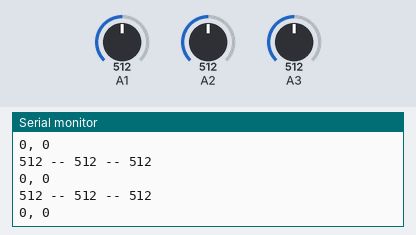
Bench run of a sketch on a simulated Arduino MKR. Shown: the last lines printed to the serial monitor. The inputs (shaded band) are chosen by the test bench; at power-on: A1 = 512, A3 = 512, A2 = 512. WiFi joins after 1.5 s; servers stay silent unless stated.

Above: at 15.7 s.
15.8 s: A1 set to 48
At 16.08 s:
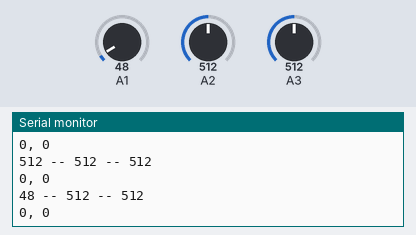
17.3 s: A1 set to 40
At 17.49 s:
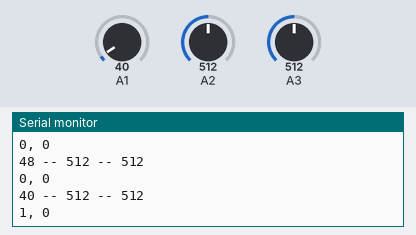
19.0 s: A3 set to 589
At 19.1 s:
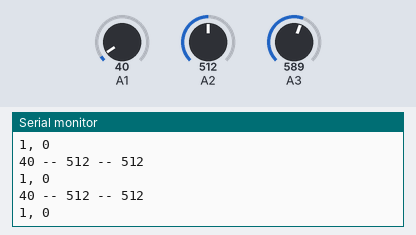
20.5 s: A3 set to 609
At 20.7 s:
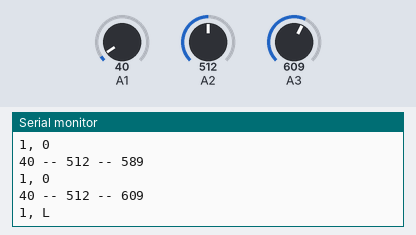
Timing chart, 0 to 23.2 s (numbered marks = the images above; inputs shaded):
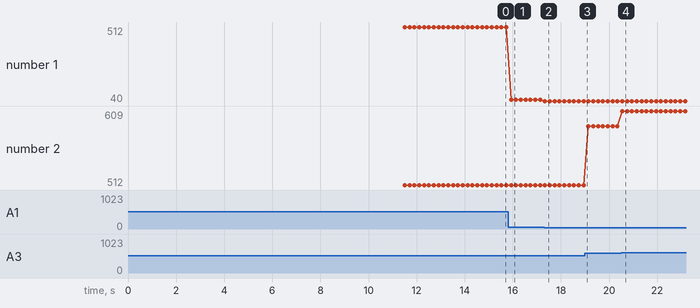

Measured:
- the behaviour switches between 599 and 600 on A3 (found by bisection; images 3 and 4)
- after the input at 15.8 s, the serial monitor: prints a new line after 0.13 s (image 1)
- after the input at 17.3 s, the serial monitor: prints a new line at once (image 2)
- after the input at 20.5 s, the serial monitor: prints a new line after 0.05 s (image 4)
- plotted number 1: 512 → 48 after the input at 15.8 s, 48 → 40 after the input at 17.3 s
- plotted number 2: 512 → 589 after the input at 19.0 s, 589 → 609 after the input at 20.5 s

The sketch:

Arduino.ino
```cpp
#include <SPI.h>
#include <WiFi101.h>
#include <WiFiUdp.h>

int ledPin = 6;
int s2,s3,s4;
int status = WL_IDLE_STATUS;
char ssid[] = "batman"; //WiFi Network Name
char pass[] = "Fear!$an3lement"; //WiFi Network Password
int keyIndex = 0;
unsigned int localPort = 6661;
char packetBuffer[255];
char  ReplyBuffer[] = "OFF";

WiFiUDP Udp;

void setup() {
pinMode (A1, INPUT);
pinMode (A2, INPUT);
pinMode (A3, INPUT);
Serial.begin(9600);

if (WiFi.status() == WL_NO_SHIELD)
  {
    Serial.println("WiFi shield not present");
    while (true);
  }

  // Connect to WiFi
while ( status != WL_CONNECTED)
  {
  Serial.print("Attempting to connect to SSID: ");
  Serial.println(ssid);
  status = WiFi.begin(ssid, pass);
  delay(10000);
  }
  Serial.println("WiFi Status  ");
  printWiFiStatus();

  Serial.println("\n Starting Listener");
  Udp.begin(localPort);
}

void loop() {

readAnalog();
process();
IPAddress ip(192, 168, 1, 3);
Udp.beginPacket(ip, localPort);
Udp.write(ReplyBuffer);
Udp.endPacket();


delay(200);
}

void printWiFiStatus() {
  Serial.print("SSID: ");
  Serial.println(WiFi.SSID());
  IPAddress ip = WiFi.localIP();
  Serial.print("IP Address: ");
  Serial.println(ip);
  long rssi = WiFi.RSSI();
  Serial.print("signal strength (RSSI):");
  Serial.print(rssi);
  Serial.println(" dBm");
}

void readAnalog()
{
s2 = analogRead(A1);
s3 = analogRead(A2);
s4 = analogRead(A3);

Serial.print(s2);
Serial.print(" -- ");
Serial.print(s3);
Serial.print(" -- ");
Serial.print(s4);
Serial.println("  ");
}

void process()
{
  if ((s2<45))
           {
                if ((s3>600))
                {
                    if((s4<600)&&(s4>400)){
                    Serial.println("1, F");
                    strcpy(ReplyBuffer, "1, F");
                  }
                   else if((s4>=600)){
                    Serial.println("1 FL");
                    strcpy(ReplyBuffer, "1, FL");
                  }
                  else if((s4<=400)){
                    Serial.println("1, FR");
                    strcpy(ReplyBuffer, "1, FR");
                  }

                  }


                if ((s3<=600) && (s3>=450))
                {
                    if((s4<600)&&(s4>400)){
                    Serial.println("1, 0");
                    strcpy(ReplyBuffer, "1, 0");
                  }
                   else if((s4>=600)){
                    Serial.println("1, L");
                    strcpy(ReplyBuffer, "1, L");
                  }
                  else if((s4<=400)){
                    Serial.println("1, R");
                    strcpy(ReplyBuffer, "1, R");
                  }

                  }


                 if ((s3<450))
                {
                    if((s4<600)&&(s4>400)){
                    Serial.println("1, B");
                    strcpy(ReplyBuffer, "1, B");
                  }
                   else if((s4>=600)){
                    Serial.println("1, BL");
                    strcpy(ReplyBuffer, "1, BL");
                  }
                  else if((s4<=400)){
                    Serial.println("1, BR");
                    strcpy(ReplyBuffer, "1, BR");
                  }

                  }


                }
  else if((s2>=45))
  {
    strcpy(ReplyBuffer, "0, 0");
    Serial.println("0, 0");
  }

  else
  {
        strcpy(ReplyBuffer, "0, 0");
        Serial.println("0, 0");
  }

}
```
